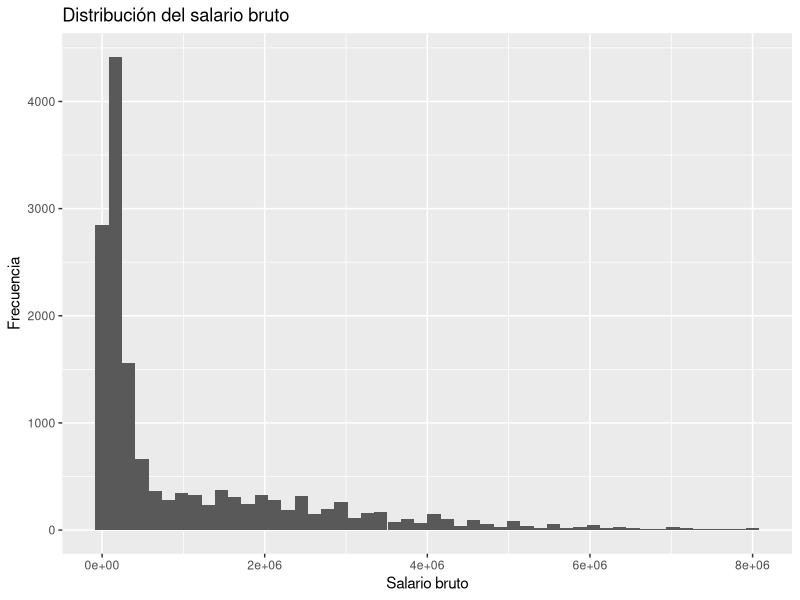
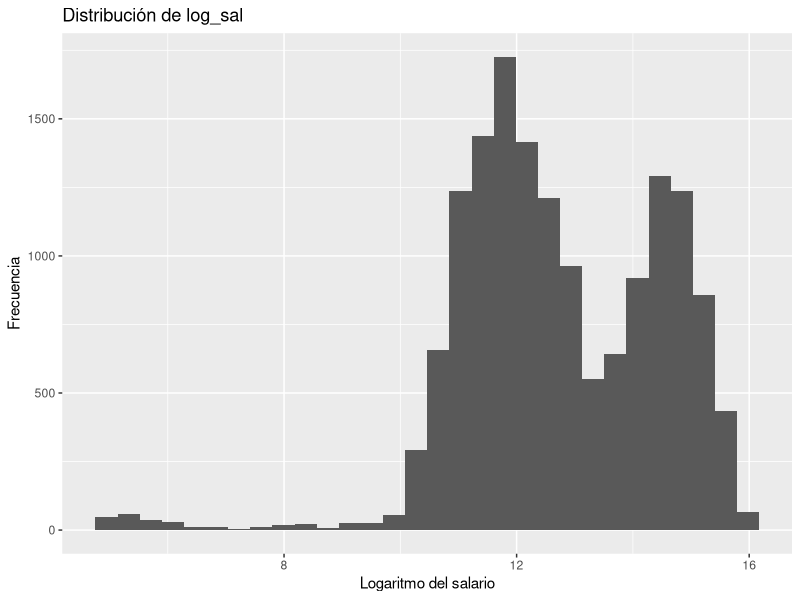
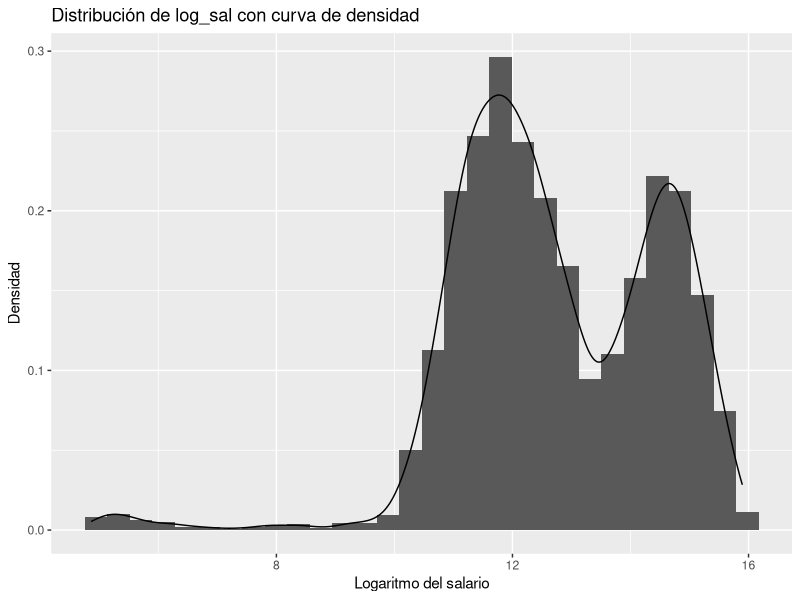
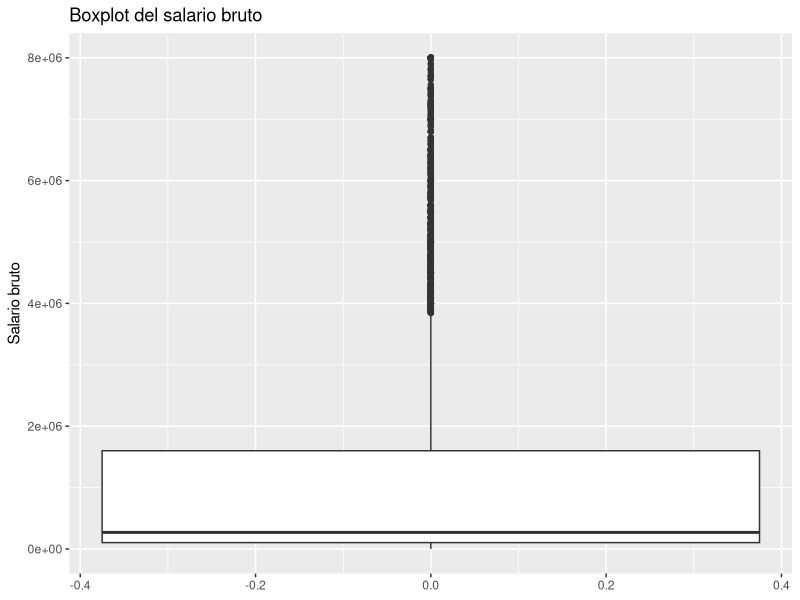
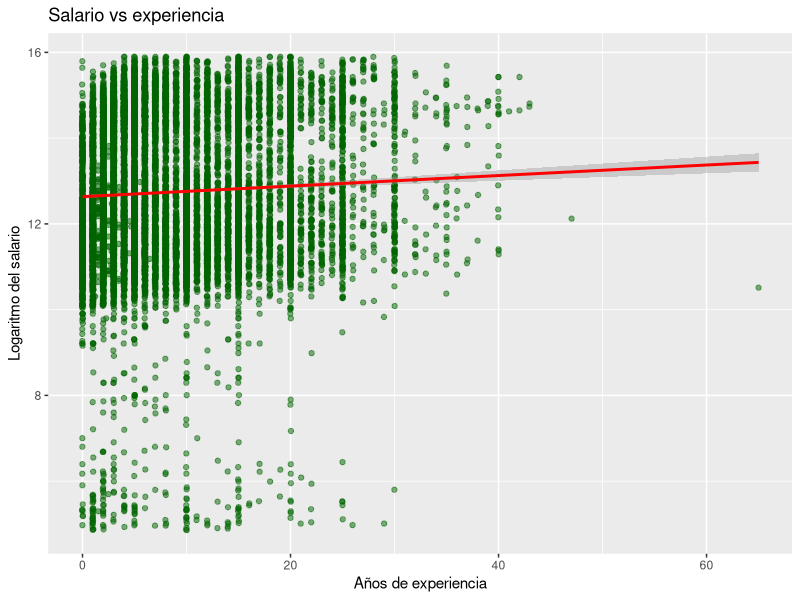
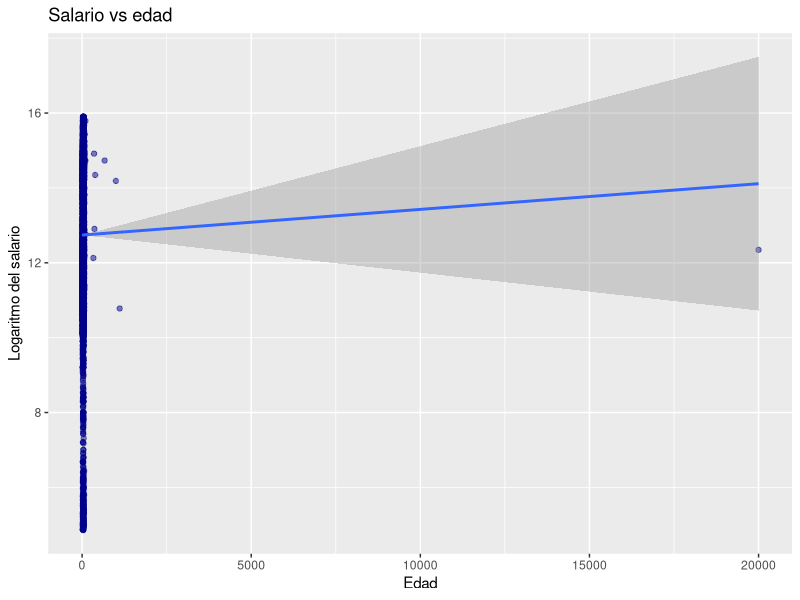
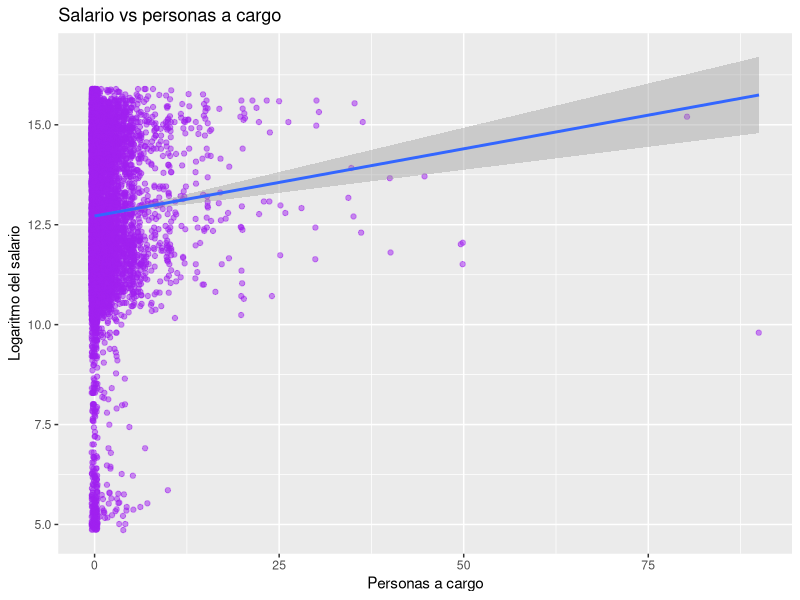
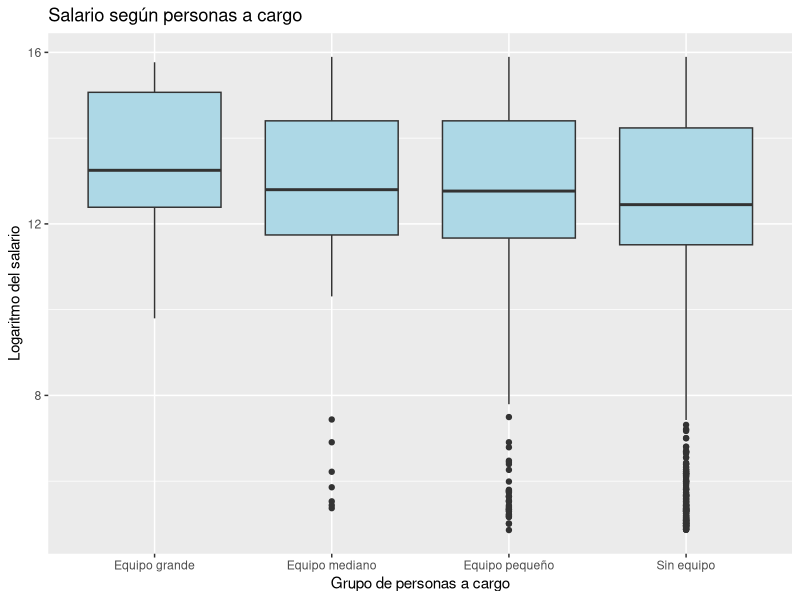

Reproduce these figures in R, in order.
# -----------------------------------------------------------------------------
# 03_EDA.R
# -----------------------------------------------------------------------------

library(tidyverse)

#INDICE

# 1. CARGA DEL DATASET 
# 2. ESTRUCTURA GENERAL 
# 3. CALIDAD DE DATOS 
# 4. DISTRIBUCIONES UNIVARIADAS 
# 5. DISTRIBUCIÓN DE LA VARIABLE OBJETIVO 
# 6. VARIABLES NUMÉRICAS 
# 7. VARIABLES CATEGÓRICAS 
# 8. VARIABLES POTENCIALMENTE CONFUNDIDORAS 
# 9. REGIÓN Y ROLES 
# 10. CONCLUSIONES DEL EDA

# -----------------------------------------------------------------------------
# 1. CARGA DEL DATASET LIMPIO
# -----------------------------------------------------------------------------

df <- read_csv(
  "data/processed/df_sysarmy.csv",
  show_col_types = FALSE
)

# -----------------------------------------------------------------------------
# 2. ESTRUCTURA GENERAL
# -----------------------------------------------------------------------------

glimpse(df)

dim(df)

colnames(df)




# -----------------------------------------------------------------------------
# 3. CALIDAD DE DATOS
# -----------------------------------------------------------------------------

colSums(is.na(df))
sort(colSums(is.na(df)), decreasing = TRUE)

# CONCLUSIÓN:
# Las variables principales no presentan faltantes.
# Seniority, sueldo_dolarizado y uso_ia poseen aproximadamente
# 67% de NAs, probablemente debido a cambios en el cuestionario
# entre distintos periodos de la encuesta.

# -----------------------------------------------------------------------------
# 4. DISTRIBUCIONES UNIVARIADAS
# -----------------------------------------------------------------------------

# Variables categóricas

df %>%
  count(grupo_rol)

df %>%
  count(seniority)

df %>%
  count(genero_simple)

df %>%
  count(modalidad)

df %>%
  count(gente_a_cargo_grupo)


# Variables numericas


summary(df$sal_bruto)

summary(df$log_sal)

summary(df$experiencia)

summary(df$edad)

summary(df$gente_a_cargo)



# -----------------------------------------------------------------------------
# 5. DISTRIBUCION DE LA VARIABLE OBJETIVO
# -----------------------------------------------------------------------------

ggplot(df, aes(x = sal_bruto)) +
  geom_histogram(bins = 50) +
  labs(
    title = "Distribución del salario bruto",
    x = "Salario bruto",
    y = "Frecuencia"
  )

ggplot(df, aes(x = log_sal)) +
  geom_histogram(bins = 30) +
  labs(
    title = "Distribución de log_sal",
    x = "Logaritmo del salario",
    y = "Frecuencia"
  )

ggplot(df, aes(x = log_sal)) +
  geom_histogram(
    aes(y = after_stat(density)),
    bins = 30
  ) +
  geom_density() +
  labs(
    title = "Distribución de log_sal con curva de densidad",
    x = "Logaritmo del salario",
    y = "Densidad"
  )

ggplot(df, aes(y = sal_bruto)) +
  geom_boxplot() +
  labs(
    title = "Boxplot del salario bruto",
    y = "Salario bruto"
  )


# La distribución de sal_bruto es muy asimétrica. Luego de aplicar logaritmo 
# (log_sal) se aproxima mucho más a una distribución normal.


# -----------------------------------------------------------------------------
# 6. VARIABLES NUMERICAS
# -----------------------------------------------------------------------------

# Experiencia vs salario

ggplot(df, aes(x = experiencia, y = log_sal)) +
  geom_jitter(alpha = 0.5, color = "darkgreen") +
  geom_smooth(method = "lm", color = "red") +
  labs(
    title = "Salario vs experiencia",
    x = "Años de experiencia",
    y = "Logaritmo del salario"
  )


# Edad vs salario

ggplot(df, aes(x = edad, y = log_sal)) +
  geom_jitter(alpha = 0.5, color = "darkblue") +
  geom_smooth(method = "lm") +
  labs(
    title = "Salario vs edad",
    x = "Edad",
    y = "Logaritmo del salario"
  )


# Personas a cargo vs salario

ggplot(df, aes(x = gente_a_cargo, y = log_sal)) +
  geom_jitter(alpha = 0.5, color = "purple") +
  geom_smooth(method = "lm") +
  labs(
    title = "Salario vs personas a cargo",
    x = "Personas a cargo",
    y = "Logaritmo del salario"
  )



ggplot(df, aes(x = gente_a_cargo_grupo, y = log_sal)) +
  geom_boxplot(fill = "lightblue") +
  labs(
    title = "Salario según personas a cargo",
    x = "Grupo de personas a cargo",
    y = "Logaritmo del salario"
  )


# Observaciones:
#
# - La experiencia muestra una relación positiva con el salario.
# - La edad también presenta una tendencia positiva.
# - Las personas con equipos a cargo parecen percibir salarios mayores.
# - Existe una dispersión considerable, por lo que estas variables
#   no explican por sí solas las diferencias salariales observadas.
#
# Esto sugiere que será necesario incorporar variables categóricas
# como seniority, modalidad, grupo de rol y sueldo dolarizado.


# -----------------------------------------------------------------------------
# 7. VARIABLES CATEGORICAS
# -----------------------------------------------------------------------------


# SENIORITY


ggplot(df, aes(x = seniority, y = log_sal, fill = seniority)) +
  geom_boxplot() +
  theme(legend.position = "none")+
  labs(
    title = "Salario según seniority",
    x = "Seniority",
    y = "Logaritmo del salario"
  )


# El salario aumenta claramente a medida que aumenta el seniority.
# Se observa una separacion marcada entre Junior, Semi-Senior y Senior.


# MODALIDAD

ggplot(df, aes(x = modalidad, y = log_sal)) +
  geom_boxplot(fill = "lightgreen") +
  labs(
    title = "Salario según modalidad de trabajo",
    x = "Modalidad",
    y = "Logaritmo del salario"
  )

# Obervaciones entre diferencias entre trabajo remot?
# No encuentro algo claro para marcar. Pareciera que presencial disminuye vs Remoto e hibrido.


# SUELDO SEGUN DOLARIZACION


ggplot(df,
       aes(
         x = sueldo_dolarizado,
         y = log_sal,
         fill = sueldo_dolarizado
       )) +
  geom_boxplot() +
  labs(
    title = "Salario según dolarización",
    x = "Sueldo dolarizado",
    y = "Logaritmo del salario"
  ) +
  theme(legend.position = "none")

# SUELDO DOLARIZADO: Experiencia vs Salario segun dolarizacion

ggplot(df,
       aes(
         x = experiencia,
         y = log_sal,
         color = sueldo_dolarizado
       )) +
  geom_point(alpha = 0.4) +
  geom_smooth(method = "lm") +
  labs(
    title = "Experiencia vs salario según dolarización",
    x = "Experiencia",
    y = "Logaritmo del salario"
  )



#  Observacionn: qioenes cobran en dolares parecieran tener un mejor sueldo.

# PERSONAS A CARGO

ggplot(df,
       aes(
         x = gente_a_cargo_grupo,
         y = log_sal,
         fill = gente_a_cargo_grupo
       )) +
  geom_boxplot() +
  labs(
    title = "Salario según personas a cargo",
    x = "Grupo",
    y = "Logaritmo del salario"
  ) +
  theme(legend.position = "none")

# OBSERVACIONES: 



# TAMANO DE LA EMPRESA


ggplot(df,
       aes(
         x = tam_empresa,
         y = log_sal
       )) +
  geom_boxplot() +
  labs(
    title = "Salario según tamaño de empresa",
    x = "Tamaño de empresa",
    y = "Logaritmo del salario"
  ) +
  theme(
    axis.text.x = element_text(
      angle = 45,
      hjust = 1
    )
  )

# OBSERVACIONES: 


# TABLAS RESUMEN

# mediana por seniority

df %>%
  group_by(seniority) %>%
  summarise(
    mediana_salario = median(sal_bruto, na.rm = TRUE),
    cantidad = n()
  )


# mediana por modalidad

df %>%
  group_by(modalidad) %>%
  summarise(
    mediana_salario = median(sal_bruto, na.rm = TRUE),
    cantidad = n()
  )


# mediana por sueldo dolarizado

df %>%
  group_by(sueldo_dolarizado) %>%
  summarise(
    mediana_salario = median(sal_bruto, na.rm = TRUE),
    cantidad = n()
  )

# -----------------------------------------------------------------------------
# 8. VARIABLES POTENCIALMENTE CONFUNDIDORAS
# -----------------------------------------------------------------------------


# SUELDOS EN RELACION AL GENERO

ggplot(df, aes(x = genero_simple, y = log_sal)) +
  geom_boxplot()


# GENERO SIN CONTROLAR SENIORITY

ggplot(
  df,
  aes(
    x = genero_simple,
    y = log_sal,
    fill = genero_simple
  )
) +
  geom_boxplot() +
  theme(
    legend.position = "none"
  )

# Posible variable confundidora seniority
# GENERO Vs SALARIO POR SENIORITY

ggplot(
  df,
  aes(
    x = genero_simple,
    y = log_sal,
    fill = seniority
  )
) +
  geom_boxplot()


# DISTRIBUCION SALARIAL POR GENERO Y SENIORITY

ggplot(
  df,
  aes(
    x = genero_simple,
    y = log_sal,
    fill = seniority
  )
) +
  geom_violin()


# DISTRIBUCION DE SENIORITY POR GENERO


ggplot(
  df,
  aes(
    x = genero_simple,
    fill = seniority
  )
) +
  geom_bar(
    position = "dodge"
  )

# PROPORCION

ggplot(
  df,
  aes(
    x = genero_simple,
    fill = seniority
  )
) +
  geom_bar(
    position = "fill"
  )

# Tabla de apoyo para examinar cantidades y proporciones


df %>%
  count(
    genero_simple,
    seniority
  ) %>%
  group_by(genero_simple) %>%
  mutate(
    porcentaje = n / sum(n)
  )


# OBSERVACIONES: 




# -----------------------------------------------------------------------------
# 9. REGION Y ROLES
# -----------------------------------------------------------------------------

# Boxplot: Salario segun region

ggplot(
  df,
  aes(
    x = region,
    y = log_sal,
    fill = region
  )
) +
  geom_boxplot() +
  labs(
    title = "Salario según región",
    x = "Región",
    y = "Logaritmo del salario"
  ) +
  theme(
    legend.position = "none"
  )


# Violin: Salario segun region

ggplot(
  df,
  aes(
    x = region,
    y = log_sal,
    fill = region
  )
) +
  geom_violin() +
  labs(
    title = "Distribución salarial según región",
    x = "Región",
    y = "Logaritmo del salario"
  ) +
  theme(
    legend.position = "none"
  )

# Tabla de apoyo para examinar datos usados

df %>%
  group_by(region) %>%
  summarise(
    mediana_salario = median(sal_bruto, na.rm = TRUE),
    cantidad = n()
  )

# POR ROLES

# Tabla de apoyo para ver cuales son los roles con mas frecuencia.

df %>%
  count(trabajo_de, sort = TRUE)

# TOP 15 ROLES

top_roles <- df %>%
  count(trabajo_de, sort = TRUE) %>%
  slice_head(n = 15) %>%
  pull(trabajo_de)


df %>%
  filter(trabajo_de %in% top_roles) %>%
  ggplot(
    aes(
      x = reorder(trabajo_de, log_sal, median),
      y = log_sal,
      fill = trabajo_de
    )
  ) +
  geom_boxplot() +
  coord_flip() +
  labs(
    title = "Salario por ocupación",
    x = "Rol",
    y = "Logaritmo del salario"
  ) +
  theme(
    legend.position = "none"
  )


# Boxplot: Salario segun grupo de rol (sector)


ggplot(
  df,
  aes(
    x = grupo_rol,
    y = log_sal,
    fill = grupo_rol
  )
) +
  geom_boxplot() +
  labs(
    title = "Salario según grupo de rol",
    x = "Grupo de rol",
    y = "Logaritmo del salario"
  ) +
  theme(
    legend.position = "none"
  )


# Violin: Salario segun grupo de rol (sector)


ggplot(
  df,
  aes(
    x = grupo_rol,
    y = log_sal,
    fill = grupo_rol
  )
) +
  geom_violin() +
  labs(
    title = "Distribución salarial según grupo de rol",
    x = "Grupo de rol",
    y = "Logaritmo del salario"
  ) +
  theme(
    legend.position = "none"
  )


# Tabla de apoyo

df %>%
  group_by(grupo_rol) %>%
  summarise(
    mediana_salario = median(sal_bruto, na.rm = TRUE),
    cantidad = n()
  ) %>%
  arrange(desc(mediana_salario))



# OBSERVACIONES: 



# -----------------------------------------------------------------------------
# 10. CONCLUSIONES DEL EDA
# -----------------------------------------------------------------------------


# Principales hallazgos:
